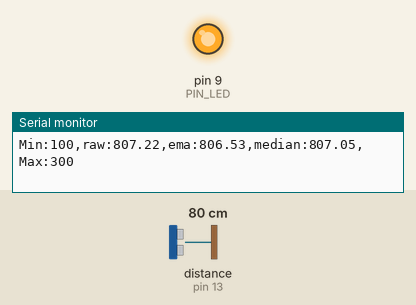
This sketch was run on a simulated Arduino Uno, built with avr-gcc and run on an emulated ATmega328P. Parts: output pins drawn as LEDs (lit = HIGH), the last lines printed to the serial monitor. Wiring (inferred from the names in the program): ultrasonic range finder: trigger pin 12; echo pin 13. The test bench sets the inputs (shaded band); at power-on: distance to the obstacle (sensor on pin 13) 80 cm. The echo pulse lasts 58.3 µs per cm; pins used as bus, display or sensor lines are not drawn.

Above: at 1.2 s.
1.3 s: distance to the obstacle (sensor on pin 13) set to 33 cm
2.8 s: distance to the obstacle (sensor on pin 13) set to 27 cm
At 3.4 s:
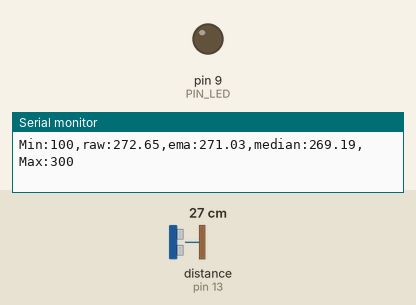
4.3 s: distance to the obstacle (sensor on pin 13) set to 12 cm
5.8 s: distance to the obstacle (sensor on pin 13) set to 9 cm
At 6.9 s:
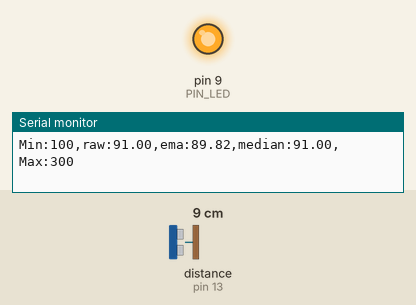
7.3 s: distance to the obstacle (sensor on pin 13) set to 18 cm
At 8.0 s:
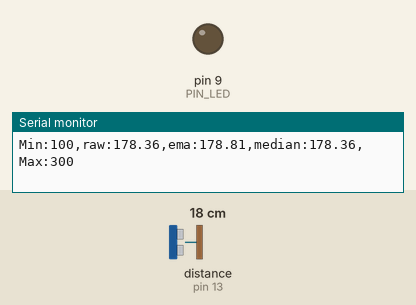
Timing chart, 0 to 9.8 s (numbered marks = the images above; inputs shaded):
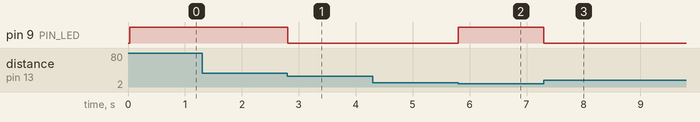

The sketch:

09_challenge_1.ino
```cpp
 // Arduino pin assignment
#define PIN_LED  9
#define PIN_TRIG 12
#define PIN_ECHO 13

#define SND_VEL 346.0
#define INTERVAL 25
#define PULSE_DURATION 10
#define _DIST_MIN 100
#define _DIST_MAX 300

#define TIMEOUT ((INTERVAL / 2) * 1000.0)
#define SCALE (0.001 * 0.5 * SND_VEL)

#define _EMA_ALPHA 0.5
#define MEDIAN_N 3 // 3, 10, 30으로 변경

// global variables
unsigned long last_sampling_time;
float dist_ema;
bool ema_initialized = false;

// 중위수 필터용 배열
float median_samples[MEDIAN_N];
int median_count = 0;

void addMedianSample(float value) {
  if (median_count < MEDIAN_N) {
    median_samples[median_count] = value;
    median_count++;
  } else {
    for (int i = 0; i < MEDIAN_N - 1; i++) {
      median_samples[i] = median_samples[i + 1];
    }
    median_samples[MEDIAN_N - 1] = value;
  }
}

// 중위수 계산
float getMedian() {
  float sorted[MEDIAN_N];

  // 배열 복사
  for (int i = 0; i < median_count; i++) {
    sorted[i] = median_samples[i];
  }

  // 삽입 정렬
  for (int i = 1; i < median_count; i++) {
    float key = sorted[i];
    int j = i - 1;

    while (j >= 0 && sorted[j] > key) {
      sorted[j + 1] = sorted[j];
      j--;
    }
    sorted[j + 1] = key;
  }

  // 홀수인 경우
  if (median_count % 2 == 1) {
    return sorted[median_count / 2];
  }

  // 짝수인 경우
  int right = median_count / 2;
  return (sorted[right - 1] + sorted[right]) / 2.0;
}

void setup() {

  pinMode(PIN_LED, OUTPUT);
  pinMode(PIN_TRIG, OUTPUT);
  pinMode(PIN_ECHO, INPUT);
  digitalWrite(PIN_TRIG, LOW);

  Serial.begin(57600);
}

void loop() {
  float dist_raw, dist_median;

  if (millis() - last_sampling_time < INTERVAL)
    return;

  dist_raw = USS_measure(PIN_TRIG, PIN_ECHO);

  // 중위수 필터 적용
  addMedianSample(dist_raw);
  dist_median = getMedian();

  // EMA 계산 (중위수 필터와 독립)
  if (!ema_initialized) {
    dist_ema = dist_raw;
    ema_initialized = true;
  } else {
    dist_ema = _EMA_ALPHA * dist_raw
             + (1.0 - _EMA_ALPHA) * dist_ema;
  }

  // output the distance to the serial port
  Serial.print("Min:");
  Serial.print(_DIST_MIN);

  Serial.print(",raw:");
  Serial.print(dist_raw);

  Serial.print(",ema:");
  Serial.print(dist_ema);

  Serial.print(",median:");
  Serial.print(dist_median);

  Serial.print(",Max:");
  Serial.print(_DIST_MAX);

  Serial.println("");

  if ((dist_raw < _DIST_MIN) || (dist_raw > _DIST_MAX))
    digitalWrite(PIN_LED, 1); // LED OFF
  else
    digitalWrite(PIN_LED, 0); // LED ON

  last_sampling_time += INTERVAL;
}

float USS_measure(int TRIG, int ECHO)
{
  digitalWrite(TRIG, HIGH);
  delayMicroseconds(PULSE_DURATION);
  digitalWrite(TRIG, LOW);

  return pulseIn(ECHO, HIGH, TIMEOUT) * SCALE;
}
```

Measured:
- the behaviour switches between 31 and 30 cm on distance to the obstacle (sensor on pin 13) (found by bisection; images 0 and 1)
- the behaviour switches between 11 and 10 cm on distance to the obstacle (sensor on pin 13) (found by bisection; images 1 and 2)
- after the input at 2.8 s, pin 9 (PIN_LED): HIGH → LOW at once
- after the input at 5.8 s, pin 9 (PIN_LED): LOW → HIGH at once
- after the input at 7.3 s, pin 9 (PIN_LED): HIGH → LOW at once
